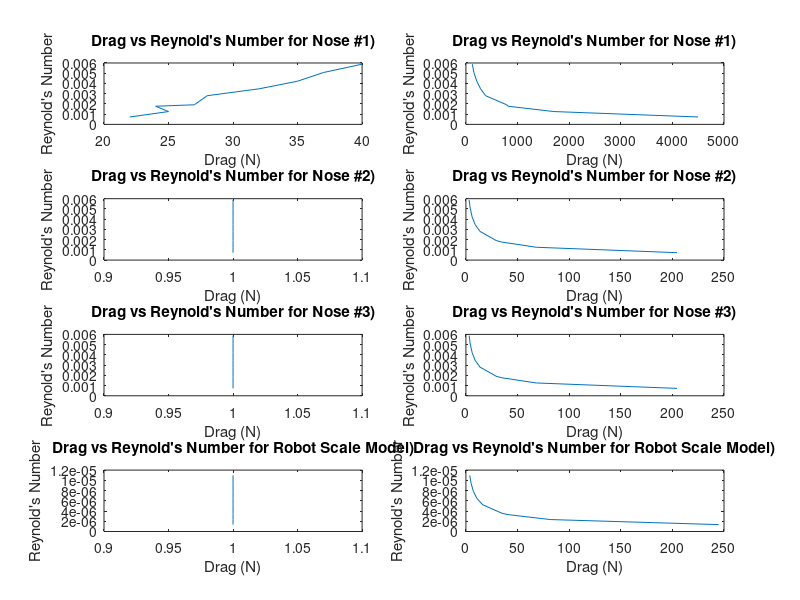

The MATLAB source for this figure:
% environmental variables
rho = 1.115; % density of air at room temp
nu = 1.46*10^5 % kinematic viscocity of air at room temp

% experimental data goes here
deltaPwater = [0.01 0.03 0.06 0.07 0.15 0.23 0.34 0.49 0.66];
fanSpeed = 15:5:55; % proportion, I'm assuming fan speeds are the same for all models tested
liftOffset = [0 0 0 0 0 0 0 0 0];
dragOffset = [0 0 0 0 0 0 0 0 0];
cone1DragExp = [22 25 24 27 28 32 35 37 40];
cone2DragExp = [1 1 1 1 1 1 1 1 1];
cone3DragExp = [1 1 1 1 1 1 1 1 1];
robotDragExp = [1 1 1 1 1 1 1 1 1];

% experimental constants
coneArea = 0.001963495408; % all cones have same frontal area
coneL = 50; % characteristic length of cone is 50mm diameter
robotL = 0.0931; % characteristic length of robot is 0.0931 m length ... i guess??
robotArea = 0.00164;
deltaP = deltaPwater*249.08;

% experimental calculations
cone1Drag = cone1DragExp - dragOffset;
cone2Drag = cone2DragExp - dragOffset;
cone3Drag = cone3DragExp - dragOffset;
robotDrag = robotDragExp - dragOffset;
v=sqrt(2*deltaP./rho);
reynoldsNumber = @(v, l, nu) v.*l./nu;
dragCoefficient = @(drag, rho, v, frontalArea) drag./(0.5.*rho.*v.^2.*frontalArea);
coneReynold = reynoldsNumber(v, coneL, nu);
robotReynold = reynoldsNumber(v, robotL, nu);

% nose 1 plotting
cone1Coeff = dragCoefficient(cone1Drag, rho, v, coneArea);
figure(1)
clf
subplot(4, 2, 1)
plot(cone1Drag, coneReynold)
xlabel("Drag (N)")
ylabel("Reynold's Number")
title("Drag vs Reynold's Number for Nose #1)")

subplot(4, 2, 2)
plot(cone1Coeff, coneReynold)
xlabel("Drag (N)")
ylabel("Reynold's Number")
title("Drag vs Reynold's Number for Nose #1)")

% nose 2 plotting
cone2Coeff = dragCoefficient(cone2Drag, rho, v, coneArea);
subplot(4, 2, 3)
plot(cone2Drag, coneReynold)
xlabel("Drag (N)")
ylabel("Reynold's Number")
title("Drag vs Reynold's Number for Nose #2)")

subplot(4, 2, 4)
plot(cone2Coeff, coneReynold)
xlabel("Drag (N)")
ylabel("Reynold's Number")
title("Drag vs Reynold's Number for Nose #2)")

% nose 3 plotting
cone3Coeff = dragCoefficient(cone3Drag, rho, v, coneArea);
subplot(4, 2, 5)
plot(cone3Drag, coneReynold)
xlabel("Drag (N)")
ylabel("Reynold's Number")
title("Drag vs Reynold's Number for Nose #3)")

subplot(4, 2, 6)
plot(cone3Coeff, coneReynold)
xlabel("Drag (N)")
ylabel("Reynold's Number")
title("Drag vs Reynold's Number for Nose #3)")

% robot plotting
robotCoeff = dragCoefficient(robotDrag, rho, v, robotArea);
subplot(4, 2, 7)
plot(robotDrag, robotReynold)
xlabel("Drag (N)")
ylabel("Reynold's Number")
title("Drag vs Reynold's Number for Robot Scale Model)")

subplot(4, 2, 8)
plot(robotCoeff, robotReynold)
xlabel("Drag (N)")
ylabel("Reynold's Number")
title("Drag vs Reynold's Number for Robot Scale Model)")

%% calibration curve for fan speed and wind speed
% uncomment here to plot calibration curve !!

% figure(1)
% clf
% speedplt(fanSpeed, v)

% the code below was originally written by the e80 teaching team
function output = speedplt(RPS, v)
    x = RPS;
    y = v;
    confLev = 0.95; % The confidence level
    N = length(y); % The number of data points
    xbar = mean(x);
    ybar = mean(y);
    Sxx = dot((x-xbar),(x-xbar));
    %Sxx = (x-xbar)*transpose(x-xbar);
    % beta1 is the estimated best slope of the best-fit line
    beta1 = dot((x-xbar),(y-ybar))/Sxx
    % beta1 = ((x-xbar)*transpose(y-ybar))/Sxx
    % beta0 is the estimated best-fit y-intercept of the best fit line
    beta0 = ybar - beta1*xbar
    yfit = beta0 + beta1*x;
    SSE = dot((y - yfit),(y - yfit)) % Sum of the squared residuals
    % SSE = (y - yfit)*transpose(y - yfit) % Sum of the squared residuals
    Se = sqrt(SSE/(N-2)) % The Root Mean Square Residual
    Sbeta0 = Se*sqrt(1/N + xbar^2/Sxx)
    Sbeta1 = Se/sqrt(Sxx)
    % tinv defaults to 1-sided test. We need 2-sises, hence:(1-0.5*(1-confLev))
    StdT = tinv((1-0.5*(1-confLev)),N-2) % The Student's t factor
    lambdaBeta1 = StdT*Sbeta1 % The 1/2 confidence interval on beta1
    lambdaBeta0 = StdT*Sbeta0 % The 1/2 confidence interval on beta0
    range = max(x) - min(x);
    xplot = min(x):range/30:max(x); % Generate array for plotting
    yplot = beta0 + beta1*xplot; % Generate array for plotting
    Syhat = Se*sqrt(1/N + (xplot - xbar).*(xplot - xbar)/Sxx);
    lambdayhat = StdT*Syhat;
    Sy = Se*sqrt(1+1/N + (xplot - xbar).*(xplot - xbar)/Sxx);
    lambday = StdT*Sy;
    figure(1)
    plot(x,y,'x')
    hold on
    plot(xplot,yplot)
    plot(xplot,yplot+lambdayhat,'-.b',xplot,yplot-lambdayhat,'-.b')
    plot(xplot,yplot+lambday,'--m',xplot,yplot-lambday,'--m')
    xlabel('Fan Speed (RPS)')
    ylabel('Wind Speed (m/s)')
    title("Wind Speed vs Fan Speed")
    if beta1 > 0 % Fix this
        location = 'northwest';
    else
        location = 'northeast';
    end
    legend('Data Points','Best Fit Line','Upper Func. Bound',...
        'Lower Func. Bound', 'Upper Obs. Bound', 'Lower Obs. Bound',...
        'Location', location)
    hold off
    output = [beta0, lambdaBeta0, beta1, lambdaBeta1];
end